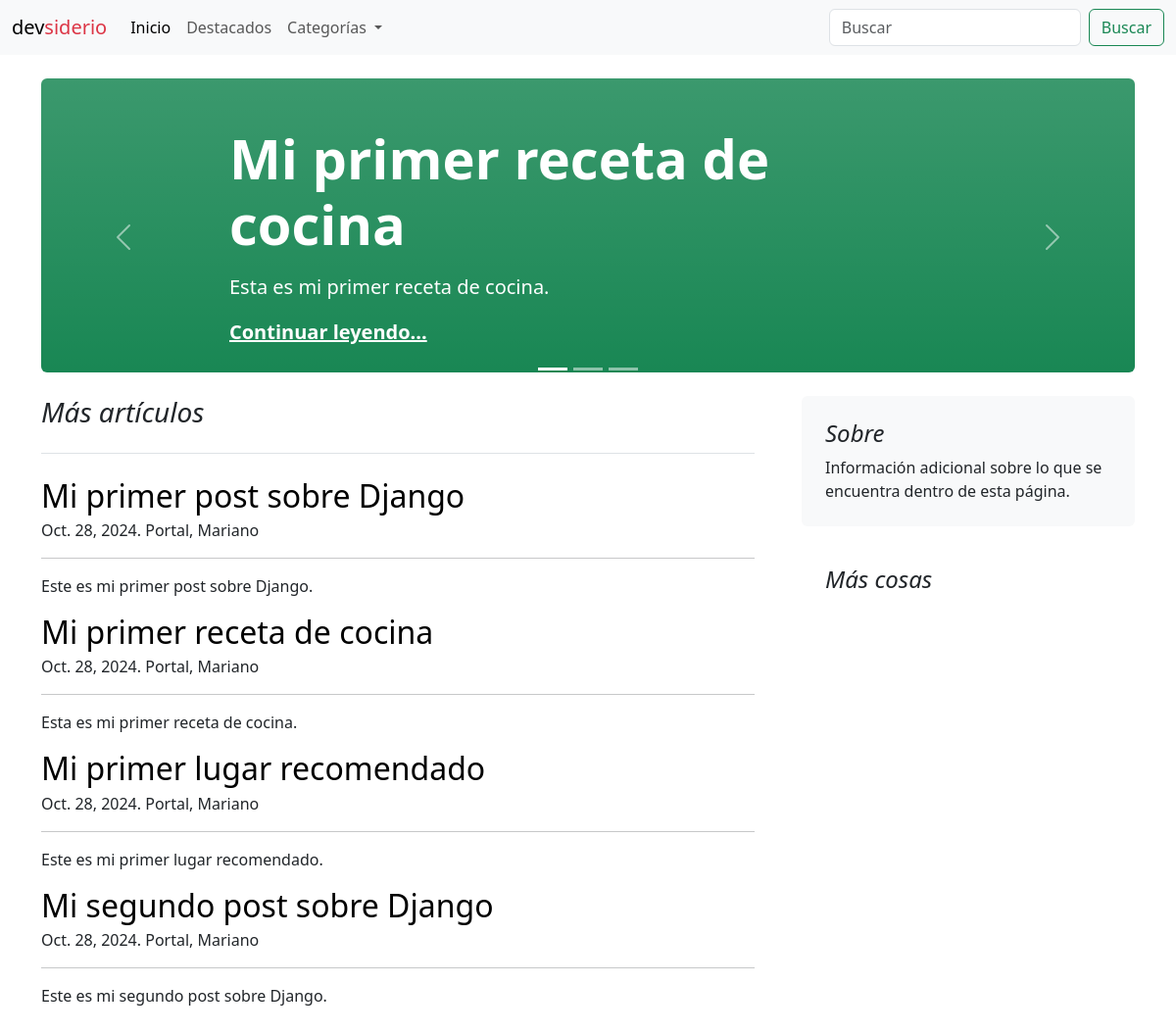
Before: / with the older database file.
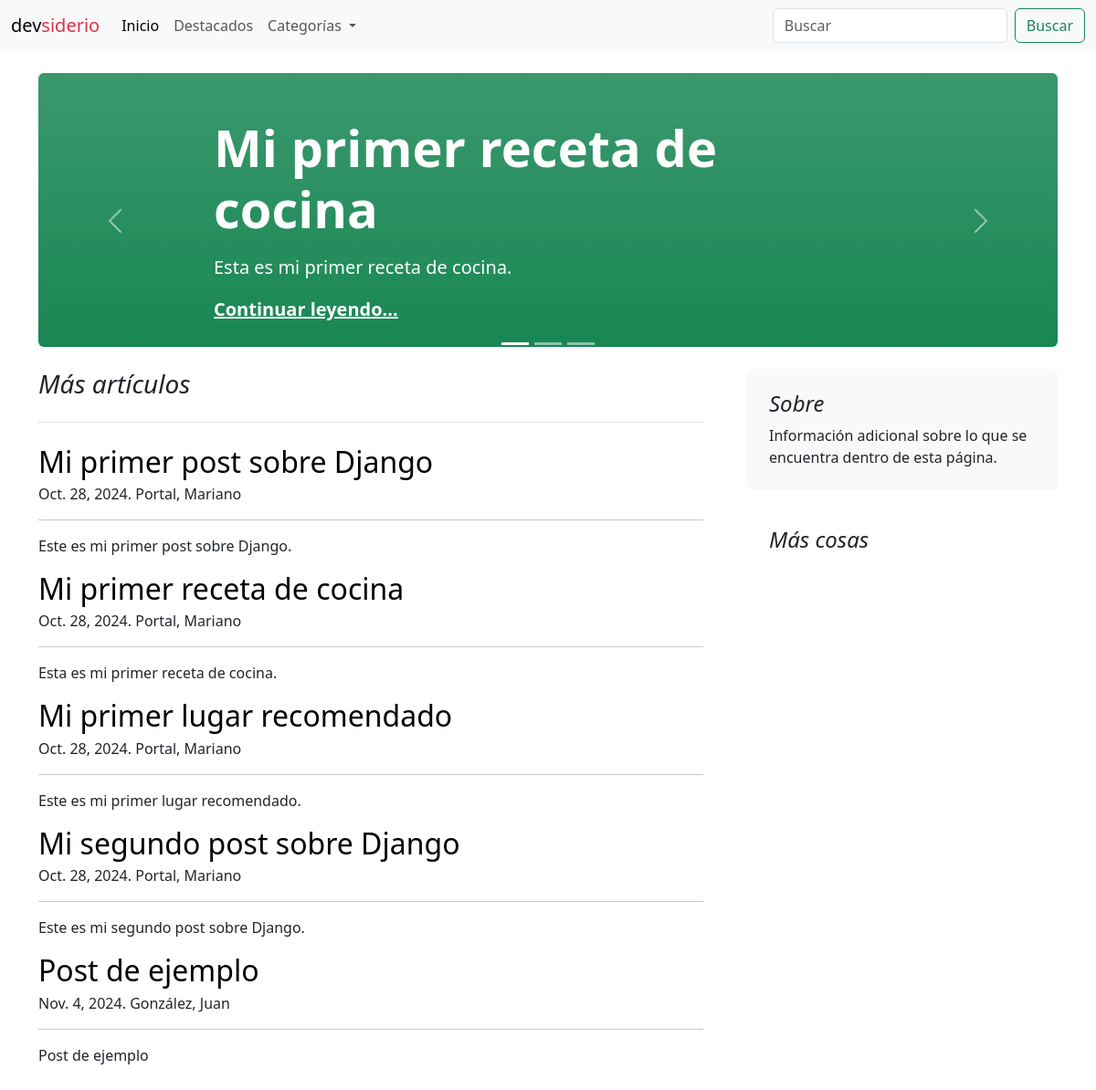
After: the same page with the newer database file.
### blogs/models.py (models this page shows, shortened)
class Post(models.Model):
	title = models.CharField(max_length=255)
	slug = models.SlugField(unique=True)
	overview = models.TextField()
	date_created = models.DateTimeField(auto_now_add=True)
	content = models.TextField()
	author = models.ForeignKey(settings.AUTH_USER_MODEL, on_delete=models.PROTECT)
	categories = models.ManyToManyField('Category')
	featured = models.BooleanField(default=False)
	def get_absolute_url(self):
			return reverse("blogs:post", kwargs={"slug": self.slug})

### users/models.py (models this page shows)
class User(AbstractUser):
	def __str__(self):
		return f'{self.last_name}, {self.first_name}'

### blogs/views.py (the view)
# urls.py: path('', views.home_page),
def home_page(request):
    posts = Post.objects.all()
    categories = Category.objects.all()
    featured = Post.objects.filter(featured=True)[:3]
    context = {
        'post_list': posts,
        'categories': categories,
        'featured': featured
    }
    return render(request, 'blogs/home_page.html', context=context)

### blogs/templates/blogs/home_page.html
{% extends 'base.html' %} {% block content %}
<div class="container-xxl bd-gutter mt-3 my-md-4 bd-layout">
  <main class="container">
    <div class="row g-5">
      <div class="col-md-12">{% include "blogs/featured.html" %}</div>
    </div>
    <div class="row g-5">
      <div class="col-md-8">
        <h3 class="pb-4 mb-4 fst-italic border-bottom">Más artículos</h3>
        {% for post in post_list %}
        <article class="blog-post">
          <h2 class="blog-post-title mb-1">
            <a
              href="{{ post.get_absolute_url  }}"
              style="text-decoration: none"
              class="text-black"
            >
              {{ post.title }}
            </a>
          </h2>
          <p class="blog-post-meta">
            {{ post.date_created.date }}. {{post.author}}
          </p>
          <hr />
          <p>{{ post.overview }}</p>
        </article>
        {% endfor %}
      </div>
      <div class="col-md-4">
        <div class="position-sticky" style="top: 2rem">
          <div class="p-4 mb-3 bg-light rounded">
            <h4 class="fst-italic">Sobre</h4>
            <p class="mb-0">
              Información adicional sobre lo que se encuentra dentro de esta
              página.
            </p>
          </div>
          <div class="p-4">
            <h4 class="fst-italic">Más cosas</h4>
          </div>
        </div>
      </div>
    </div>
  </main>
</div>
{% endblock content %}

### blogs/templates/base.html (shortened to what this page needs)
<!DOCTYPE html>
<html lang="en">
  <head>
    <link
      href="https://cdn.jsdelivr.net/npm/bootstrap@5.3.3/dist/css/bootstrap.min.css"
      rel="stylesheet"
    />
  </head>
  <body>
    {% include "navbar.html" %} {% block content %} {% endblock content %}
  </body>
</html>

### blogs/templates/navbar.html (shortened to what this page needs)
<nav class="navbar navbar-expand-lg bg-light">
  <div class="container-fluid">
    <a class="navbar-brand" href="/"
      >dev<span class="text-danger">siderio</span></a
    >
    <div class="collapse navbar-collapse" id="navbarSupportedContent">
      <ul class="navbar-nav me-auto mb-2 mb-lg-0">
        <li class="nav-item">
          <a class="nav-link active" aria-current="page" href="/">Inicio</a>
        </li>
        <li class="nav-item">
          <a class="nav-link" href="#">Destacados</a>
        </li>
        <li class="nav-item dropdown">
          <a
            class="nav-link dropdown-toggle"
            href="#"
            role="button"
            data-bs-toggle="dropdown"
            aria-expanded="false"
          >
            Categorías
          </a>
        </li>
      </ul>
      <form class="d-flex" role="search" action="" method="get">
        <input
          name="search"
          class="form-control me-2"
          type="search"
          placeholder="Buscar"
          aria-label="Search"
        />
        <button class="btn btn-outline-success" type="submit">Buscar</button>
      </form>
    </div>
  </div>
</nav>

### blogs/templates/blogs/featured.html (shortened to what this page needs)
<div id="carouselIndicators" class="carousel slide" data-bs-ride="true">
  <div class="carousel-indicators">
    <button
      type="button"
      data-bs-target="#carouselIndicators"
      data-bs-slide-to="0"
      class="active"
      aria-current="true"
      aria-label="Slide 1"
    ></button>
    <button
      type="button"
      data-bs-target="#carouselIndicators"
      data-bs-slide-to="1"
      aria-label="Slide 2"
    ></button>
    <button
      type="button"
      data-bs-target="#carouselIndicators"
      data-bs-slide-to="2"
      aria-label="Slide 3"
    ></button>
  </div>
  <div class="carousel-inner">
    {% for f in featured %}
    <div class="carousel-item {% if f == featured|first %}active{% endif %}">
      <div
        class="px-5 p-md-5 mb-4 rounded text-bg-success bg-gradient"
        style="height: 300px"
      >
        <div class="col-md-10 px-5 mx-5">
          <h1 class="display-4 fw-bold px-5">{{ f.title }}</h1>
          <p class="lead my-3 px-5">{{ f.overview }}</p>
          <p class="lead mb-0 px-5">
            <a href="#" class="text-white fw-bold">Continuar leyendo...</a>
          </p>
        </div>
      </div>
    </div>
    {% endfor %}
  </div>
  <button
    class="carousel-control-prev"
    type="button"
    data-bs-target="#carouselIndicators"
    data-bs-slide="prev"
  >
    <span class="carousel-control-prev-icon" aria-hidden="true"></span>
  </button>
  <button
    class="carousel-control-next"
    type="button"
    data-bs-target="#carouselIndicators"
    data-bs-slide="next"
  >
    <span class="carousel-control-next-icon" aria-hidden="true"></span>
  </button>
</div>

Changed rows visible on the page:
added Post: title "Post de ejemplo", date_created "Nov. 4, 2024", author "González, Juan", overview "Post de ejemplo", shown under "Más artículos"
